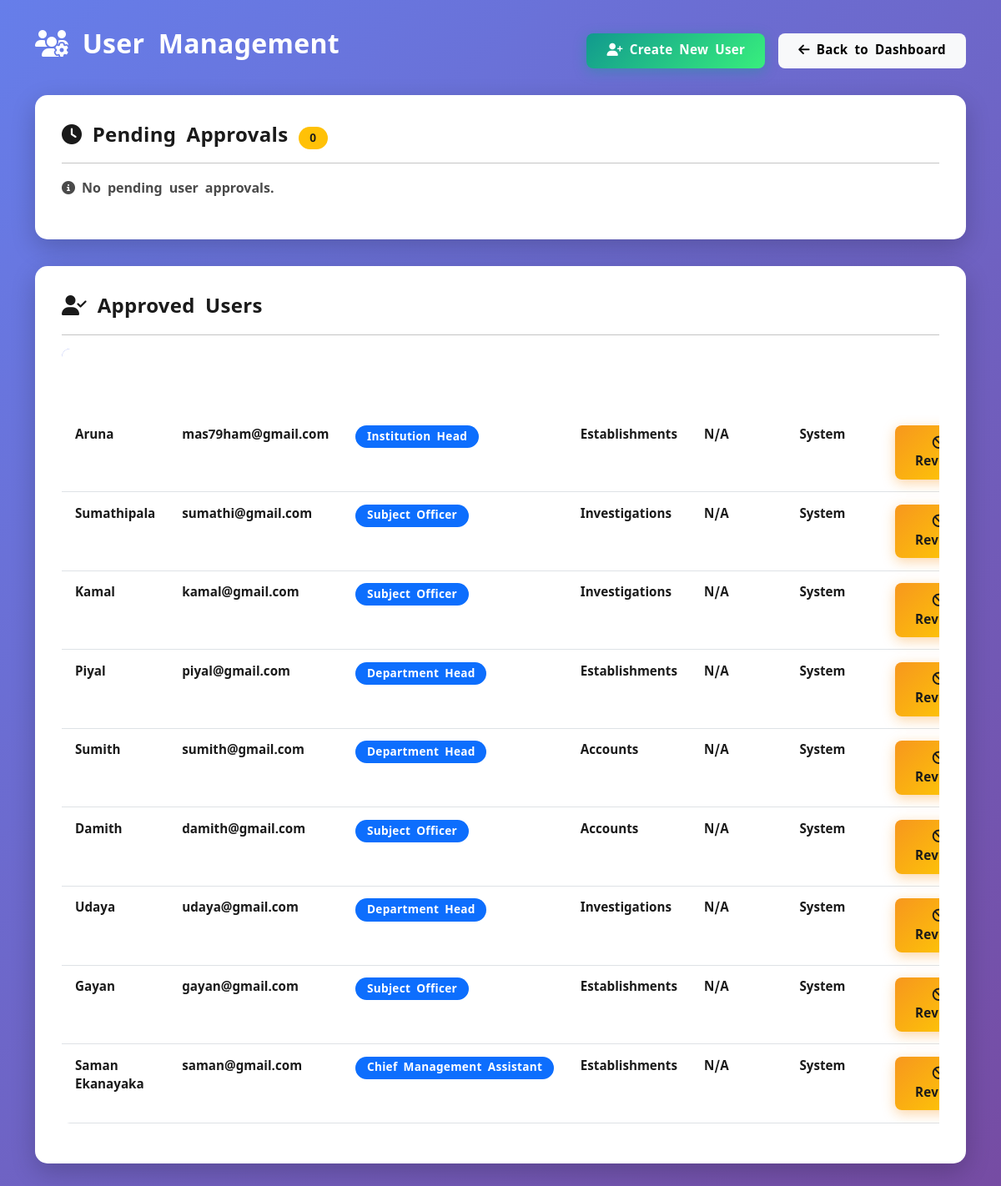
Screenshot of /office_letter/src/user_management.php (signed in) with the database file from the repository.
### tables this page shows
CREATE TABLE `users` (
  `id` int(11) NOT NULL,
  `username` varchar(50) DEFAULT NULL,
  `password` varchar(255) DEFAULT NULL,
  `last_login` datetime DEFAULT NULL COMMENT 'Last login timestamp',
  `employee_id` int(11) DEFAULT NULL,
  `role` varchar(50) DEFAULT NULL,
  `email` varchar(255) NOT NULL,
  `created_at` timestamp NOT NULL DEFAULT current_timestamp(),
  `approved` tinyint(1) DEFAULT 0 COMMENT 'Account approval status: 0=pending, 1=approved',
  `approved_by` int(11) DEFAULT NULL COMMENT 'User ID who approved this account',
  `approved_at` timestamp NULL DEFAULT NULL COMMENT 'When account was approved',
  `created_by` int(11) DEFAULT NULL COMMENT 'User ID who created this account'
);

CREATE TABLE `employee` (
  `id` int(11) NOT NULL,
  `name` varchar(100) DEFAULT NULL,
  `email` varchar(100) DEFAULT NULL,
  `password` varchar(255) DEFAULT NULL,
  `department_id` int(11) DEFAULT NULL,
  `role` varchar(50) DEFAULT NULL
);

CREATE TABLE `department` (
  `id` int(11) NOT NULL,
  `name` varchar(50) DEFAULT NULL,
  `abbreviation` varchar(10) DEFAULT NULL
);

### office_letter/src/user_management.php (the view, shortened to what this page needs)
<?php
require_once '../config/db.php';
$pendingStmt = $conn->query("
    SELECT
        u.id,
        u.username,
        u.email,
        u.role,
        u.created_at,
        e.name as employee_name,
        d.name as department_name,
        creator.name as created_by_name
    FROM Users u
    LEFT JOIN Employee e ON u.employee_id = e.id
    LEFT JOIN Department d ON e.department_id = d.id
    LEFT JOIN Users creator_user ON u.created_by = creator_user.id
    LEFT JOIN Employee creator ON creator_user.employee_id = creator.id
    WHERE u.approved = 0
    ORDER BY u.created_at DESC
");
$approvedStmt = $conn->query("
    SELECT
        u.id,
        u.username,
        u.email,
        u.role,
        u.created_at,
        u.approved_at,
        e.name as employee_name,
        d.name as department_name,
        approver.name as approved_by_name
    FROM Users u
    LEFT JOIN Employee e ON u.employee_id = e.id
    LEFT JOIN Department d ON e.department_id = d.id
    LEFT JOIN Users approver_user ON u.approved_by = approver_user.id
    LEFT JOIN Employee approver ON approver_user.employee_id = approver.id
    WHERE u.approved = 1
    ORDER BY u.created_at DESC
");
?>
<!DOCTYPE html>
<html lang="en">
<head>
    <link rel="stylesheet" href="https://cdn.jsdelivr.net/npm/bootstrap@5.3.0/dist/css/bootstrap.min.css">
    <link rel="stylesheet" href="https://cdnjs.cloudflare.com/ajax/libs/font-awesome/6.4.0/css/all.min.css">
    <link rel="stylesheet" href="../assets/style.css?v=<?php echo time(); ?>">
</head>
<body>
<div class="user-management-container">
    <div class="container">
        <div class="d-flex justify-content-between align-items-center mb-4">
            <h2 class="text-white"><i class="fas fa-users-cog"></i> User Management</h2>
            <div>
                <a href="register.php" class="btn btn-success me-2">
                    <i class="fas fa-user-plus"></i> Create New User
                </a>
                <a href="dashboard.php" class="btn btn-light">
                    <i class="fas fa-arrow-left"></i> Back to Dashboard
                </a>
            </div>
        </div>
        <div class="management-card">
            <h4><i class="fas fa-clock"></i> Pending Approvals
                <span class="badge badge-pending"><?php echo is_object($pendingStmt) ? $pendingStmt->num_rows : 0; ?></span>
            </h4>
            <hr>
            <?php if (is_object($pendingStmt) && $pendingStmt->num_rows > 0): ?>
                <?php while ($user = $pendingStmt->fetch_assoc()): ?>
                    <div class="user-row">
                        <div class="row align-items-center">
                            <div class="col-md-6">
                                <h5 class="mb-1">
                                    <i class="fas fa-user"></i> <?php echo htmlspecialchars($user['employee_name'] ?? 'Unknown'); ?>
                                </h5>
                                <p class="mb-1">
                                    <strong>Email:</strong> <?php echo htmlspecialchars($user['email']); ?><br>
                                    <strong>Role:</strong> <span class="badge bg-secondary"><?php echo ucwords(str_replace('_', ' ', $user['role'])); ?></span><br>
                                    <strong>Department:</strong> <?php echo htmlspecialchars($user['department_name'] ?? 'N/A'); ?><br>
                                    <strong>Requested:</strong> <?php echo date('Y-m-d H:i', strtotime($user['created_at'])); ?>
                                    <?php if ($user['created_by_name']): ?>
                                        <br><strong>Created by:</strong> <?php echo htmlspecialchars($user['created_by_name']); ?>
                                    <?php endif; ?>
                                </p>
                            </div>
                            <div class="col-md-6 text-end">
                                <form method="POST" style="display: inline-block;" onsubmit="return confirm('Approve this user account?');">
                                    <?php echo csrf_token_field(); ?>
                                    <input type="hidden" name="action" value="approve">
                                    <input type="hidden" name="user_id" value="<?php echo $user['id']; ?>">
                                    <button type="submit" class="btn btn-success">
                                        <i class="fas fa-check"></i> Approve
                                    </button>
                                </form>
                                <form method="POST" style="display: inline-block;" onsubmit="return confirm('Reject and delete this user account?');">
                                    <?php echo csrf_token_field(); ?>
                                    <input type="hidden" name="action" value="reject">
                                    <input type="hidden" name="user_id" value="<?php echo $user['id']; ?>">
                                    <button type="submit" class="btn btn-danger">
                                        <i class="fas fa-times"></i> Reject
                                    </button>
                                </form>
                            </div>
                        </div>
                    </div>
                <?php endwhile; ?>
            <?php else: ?>
                <p class="text-muted"><i class="fas fa-info-circle"></i> No pending user approvals.</p>
            <?php endif; ?>
        </div>
        <div class="management-card">
            <h4><i class="fas fa-user-check"></i> Approved Users
                <span class="badge badge-approved"><?php echo is_object($approvedStmt) ? $approvedStmt->num_rows : 0; ?></span>
            </h4>
            <hr>
            <div class="table-responsive">
                <table class="table table-hover">
                    <thead>
                        <tr>
                            <th>Name</th>
                            <th>Email</th>
                            <th>Role</th>
                            <th>Department</th>
                            <th>Approved</th>
                            <th>Approved By</th>
                            <th>Actions</th>
                        </tr>
                    </thead>
                    <tbody>
                        <?php if (is_object($approvedStmt) && $approvedStmt->num_rows > 0): ?>
                            <?php while ($user = $approvedStmt->fetch_assoc()): ?>
                                <tr>
                                    <td><?php echo htmlspecialchars($user['employee_name'] ?? 'Unknown'); ?></td>
                                    <td><?php echo htmlspecialchars($user['email']); ?></td>
                                    <td>
                                        <span class="badge bg-primary">
                                            <?php echo ucwords(str_replace('_', ' ', $user['role'])); ?>
                                        </span>
                                    </td>
                                    <td><?php echo htmlspecialchars($user['department_name'] ?? 'N/A'); ?></td>
                                    <td><?php echo $user['approved_at'] ? date('Y-m-d H:i', strtotime($user['approved_at'])) : 'N/A'; ?></td>
                                    <td><?php echo htmlspecialchars($user['approved_by_name'] ?? 'System'); ?></td>
                                    <td>
                                        <form method="POST" style="display: inline-block;" onsubmit="return confirm('Revoke approval for this user?');">
                                            <button type="submit" class="btn btn-sm btn-warning" title="Revoke Approval">
                                                <i class="fas fa-ban"></i> Revoke
                                            </button>
                                        </form>
                                    </td>
                                </tr>
                            <?php endwhile; ?>
                        <?php endif; ?>
                    </tbody>
                </table>
            </div>
        </div>
    </div>
</div>
</body>
</html>

### office_letter/assets/style.css (style rules this page uses)
:root { --primary-color: #0d6efd; --secondary-color: #6c757d; --success-color: #198754; --info-color: #0dcaf0; --warning-color: #ffc107; --danger-color: #dc3545; --light-color: #f8f9fa; --dark-color: #212529; --admin-gradient: linear-gradient(135deg, #667eea 0%, #764ba2 100%); --department-head-gradient: linear-gradient(135deg, #11998e 0%, #38ef7d 100%); --subject-officer-gradient: linear-gradient(135deg, #fc5c7d 0%, #6a82fb 100%); --institution-head-gradient: linear-gradient(135deg, #f093fb 0%, #f5576c 100%); --chief-management-assistant-gradient: linear-gradient(135deg, #f7971e 0%, #ffd200 100%); --postal-subject-officer-gradient: linear-gradient(135deg, #43cea2 0%, #185a9d 100%); }
body { font-family: 'Noto Sans Sinhala', 'Segoe UI', Tahoma, Geneva, Verdana, sans-serif; background: linear-gradient(135deg, #667eea 0%, #764ba2 100%); min-height: 100vh; margin: 0; padding: 0; font-size: 16px; line-height: 1.6; font-weight: 400; color: #1a1a1a; }
h1, h2, h3, h4, h5, h6 { font-weight: 700; line-height: 1.3; margin-bottom: 1rem; color: #1a1a1a; letter-spacing: 0.3px; }
h2 { font-size: 2rem; }
h4 { font-size: 1.5rem; }
p { line-height: 1.7; margin-bottom: 1rem; font-size: 1rem; color: #1a1a1a; }
a { color: #5569d8; text-decoration: none; font-weight: 600; transition: all 0.2s ease; }
.btn { border-radius: 8px; padding: 0.6rem 1.5rem; font-weight: 600; font-size: 0.95rem; transition: all 0.3s ease; border: none; letter-spacing: 0.3px; }
.btn-success { background: linear-gradient(135deg, #11998e 0%, #38ef7d 100%); box-shadow: 0 4px 15px 0 rgba(17, 153, 142, 0.4); }
.btn-warning { background: linear-gradient(135deg, #f7971e 0%, #ffd200 100%); color: #1a1a1a; box-shadow: 0 4px 15px 0 rgba(247, 151, 30, 0.4); font-weight: 700; }
.table { border-radius: 10px; overflow: hidden; }
.table thead { background: linear-gradient(135deg, #667eea 0%, #764ba2 100%); color: white; }
.table thead th { border: none; font-weight: 700; text-transform: uppercase; font-size: 0.9rem; letter-spacing: 0.7px; padding: 1rem; }
.table tbody tr { transition: all 0.2s ease; }
.table tbody td { font-size: 0.95rem; font-weight: 600; color: #1a1a1a; padding: 0.9rem 1rem; line-height: 1.5; }
.badge { padding: 0.5em 1em; font-weight: 700; font-size: 0.85rem; border-radius: 20px; letter-spacing: 0.3px; }
.badge.bg-primary { background-color: #0d6efd !important; color: #fff !important; font-weight: 700; }
.text-muted { color: #4a4a4a !important; font-weight: 600 !important; }
button { padding: 6px 12px; }
em, i { font-style: italic; }
.table th, .table td { color: #1a1a1a !important; font-weight: 600; }
.table thead th { color: #fff !important; font-weight: 700; }
.container, .container-fluid { color: #1a1a1a; }
.btn { font-weight: 700; }

### office_letter/src/user_management.php (style rules this page uses)
body { background: linear-gradient(135deg, #667eea 0%, #764ba2 100%); min-height: 100vh; }
.user-management-container { padding: 2rem 0; }
.management-card { background: white; border-radius: 15px; box-shadow: 0 10px 30px rgba(0,0,0,0.2); padding: 2rem; margin-bottom: 2rem; }
.badge-pending { background-color: #ffc107; color: #1a1a1a; font-weight: 700; }
.text-muted { color: #4a4a4a !important; font-weight: 600 !important; }
.table td, .table th { color: #1a1a1a !important; font-weight: 600; }
.table thead th { color: #fff !important; font-weight: 700; }

### rows the page displays
users: employee.name "Aruna", email "mas79ham@gmail.com", role "Institution Head", department.name "Establishments", shows "N/A", approved_by_name "System"
users: employee.name "Sumathipala", email "sumathi@gmail.com", role "Subject Officer", department.name "Investigations", shows "N/A", approved_by_name "System"
users: employee.name "Kamal", email "kamal@gmail.com", role "Subject Officer", department.name "Investigations", shows "N/A", approved_by_name "System"
users: employee.name "Piyal", email "piyal@gmail.com", role "Department Head", department.name "Establishments", shows "N/A", approved_by_name "System"
users: employee.name "Sumith", email "sumith@gmail.com", role "Department Head", department.name "Accounts", shows "N/A", approved_by_name "System"
users: employee.name "Damith", email "damith@gmail.com", role "Subject Officer", department.name "Accounts", shows "N/A", approved_by_name "System"
users: employee.name "Udaya", email "udaya@gmail.com", role "Department Head", department.name "Investigations", shows "N/A", approved_by_name "System"
users: employee.name "Gayan", email "gayan@gmail.com", role "Subject Officer", department.name "Establishments", shows "N/A", approved_by_name "System"
users: employee.name "Saman Ekanayaka", email "saman@gmail.com", role "Chief Management Assistant", department.name "Establishments", shows "N/A", approved_by_name "System"

### other values shown
$pendingStmt->num_rows "0"
